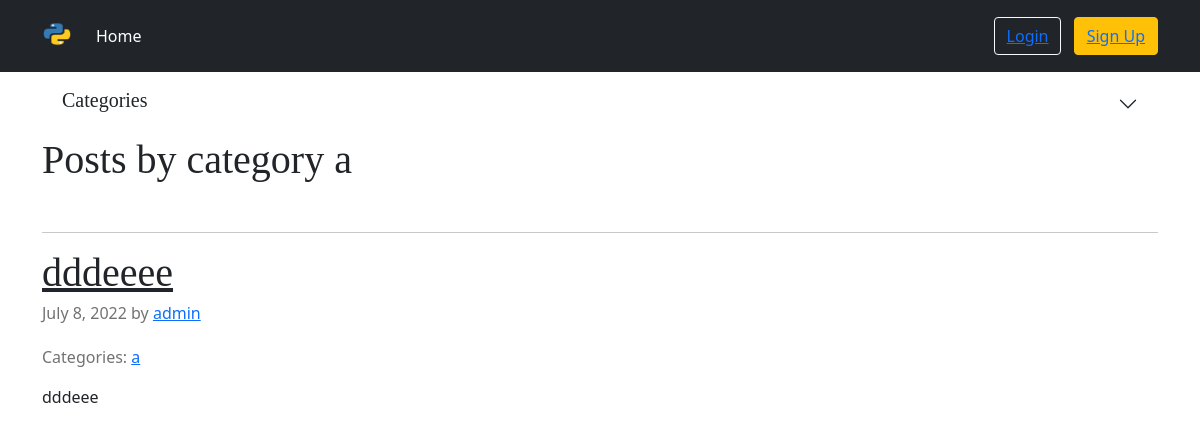
The app's page /category/a/ with its own data.
### blog/models.py (models this page shows, shortened)
class Post(models.Model):
    title = models.CharField(max_length=50, unique=True)
    text = models.TextField()
    category = models.ManyToManyField(Category)
    slug = models.SlugField(max_length=20, unique=True, db_index=True)
    date = models.DateField(auto_now_add=True, blank=True, null=True)
    author = models.ForeignKey(User, on_delete=models.CASCADE)
    def get_absolute_url(self):
        return reverse('blog:get_one_post', kwargs={'slug': self.slug})
    class Meta:
        ordering = ['-pk']

class Category(models.Model):
    name = models.CharField(max_length=20, unique=True)
    slug = models.SlugField(max_length=20, unique=True, db_index=True)
    def __str__(self):
        return str(self.name)
    def get_absolute_url(self):
        return reverse('blog:get_posts_by_category', kwargs={'category_slug': self.slug})
    class Meta:
        ordering = [Lower('name')]
        verbose_name_plural = 'Categories'

### user/models.py (models this page shows)
class User(AbstractUser):
    def get_absolute_url(self):
        return reverse('blog:user_posts', kwargs={'username': self.username})

### blog/views.py (the view)
# urls.py: path('category/<slug:category_slug>/', GetPostsByCategoryView.as_view(), name='get_posts_by_category'),
class GetPostsByCategoryView(ListView):
    template_name = 'blog/get_posts_by_category.html'
    context_object_name = 'posts'
    def get_queryset(self):
        return Post.objects.filter(category__slug=self.kwargs['category_slug'])
    def get_context_data(self, *, object_list=None, **kwargs):
        context = super().get_context_data(**kwargs)
        context['categories'] = Category.objects.all()
        context['current_category'] = Category.objects.filter(slug=self.kwargs['category_slug']).get().name
        context['title'] = context['current_category']
        return context

### blog/templates/blog/get_posts_by_category.html (shortened to what this page needs)
{% extends 'blog/base.html' %}
{% block content %}
<main class="container">
    <div class="accordion accordion-flush" id="accordionFlushExample">
        <div class="accordion-item">
            <h2 class="accordion-header" id="flush-headingOne">
                <button class="accordion-button collapsed" type="button" data-bs-toggle="collapse"
                    data-bs-target="#flush-collapseOne" aria-expanded="false" aria-controls="flush-collapseOne">
                    <h5>Categories</h5>
                </button>
            </h2>
        </div>
    </div>
    <h1>Posts by category {{ current_category }}</h1>
    <br>
    {% for post in posts %}
        <hr>
        <article class="blog-post">
            <h2 class="blog-post-title"><a class="link-dark" href="{{ post.get_absolute_url }}">{{ post.title }}</a></h2>
            <p class="blog-post-meta">{{ post.date }} by <a href="{{ post.author.get_absolute_url }}">{{post.author }}</a></p>
            <p><span class="blog-post-meta">Categories:
                {% for category in post.category.all %}
                <a href="{{ category.get_absolute_url }}">{{ category }}</a>
                {% endfor %}
            </span></p>
            <p>{{ post.text|truncatewords:50 }}</p>
        </article>
    {% endfor %}
</main>
{% endblock %}

### blog/static/css/styles.css (style rules this page uses)
h1, h2, h3, h4, h5, h6 { font-family: "Playfair Display", Georgia, "Times New Roman", serif; }
.blog-post { margin-bottom: 4rem; }
.blog-post-title { margin-bottom: .25rem; font-size: 2.5rem; }
.blog-post-meta { margin-bottom: 1.25rem; color: #727272; }

### records on screen
Post: title "dddeeee", date "July 8, 2022", author "admin", text "dddeee"
Category: name "a"

### other values on screen
{{ current_category }} "a"
